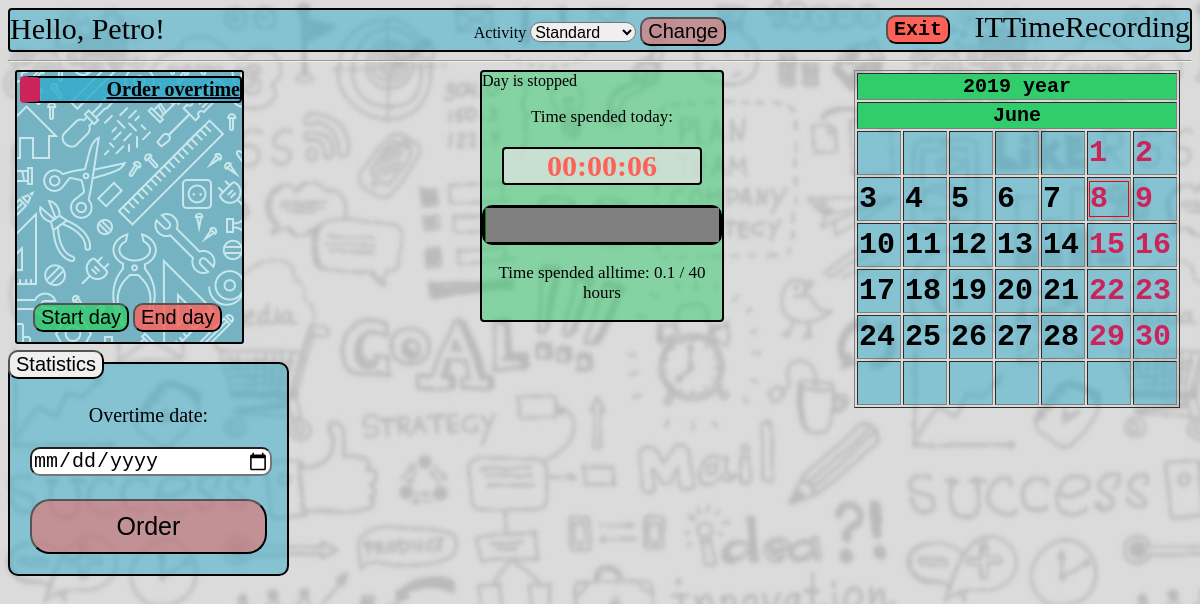
The app's page /dev/TakeOvertime (signed in) with its own data.
### rec/models.py (models this page shows, shortened)
class User(db.Model):
    __tablename__ = 'USER'
    login = db.Column('LOGIN', db.String(20), primary_key=True)
    password = db.Column('PASSWORD', db.String(20), nullable=False)
    salary = db.Column('SALARY', db.INTEGER)
    worktime = db.Column('WORKTIME', db.INTEGER)
    username = db.Column('USERNAME', db.String(50), nullable=False)
    role = db.Column('ROLE_NAME', db.String(15), nullable=False )

### rec/tools/Developer/views.py (the view, shortened to what this page needs)
@mod.route('/TakeOvertime', methods=['GET', 'POST'])
def TakeOvertime():
    if ('date' not in request.form):
        workdays = Workday.query.filter_by(date=datetime.date.today().toordinal())
        workdict = {}
        for workday in workdays:
            workdict[workday.user] = workday
        return render_template("tools/Developer/TakeOvertime.html",
                               user=g.user,
                               menu=menu,
                               date=datetime.date.today(),
                               cal=cal,
                               norms=session['normative'],
                               curtime=Workday.query.filter_by(id=session["workday_id"]).first().time + session['time'],
                               workdays=workdict
                               )

### rec/tools/Developer/views.py (called while the page is built, shortened)
@mod.before_request
def before_request():
    g.user = None
    if 'user_login' in session:
        g.user = User.query.get(session['user_login'])
        global cal
        day = Day(date, 1, 1, g.user.login)
        cal = Calendar.get_month(day, g.user.login)
    if g.user.role != "Developer":
        return redirect('/')
    global menu
    menu = []
    if g.user.role == 'Developer':
        g.user = Developer.query.get(session['user_login'])
        menu.append(['Order overtime', 'TakeOvertime'])
    session['now'] = time.monotonic()
    quant = session['time']
    session['time'] = session['now'] - session['start']
    workday = Workday.query.filter_by(date=date.toordinal(), user=g.user.login).first()
    if (workday.ended == 1):
        session['time'] = 0

### rec/templates/tools/Developer/TakeOvertime.html
{% include "homepage.html" %}
<div class="fields">
    {% from "macros.html" import render_field %}
    <form method="POST" action={{ url_for("Developer.TakeOvertime") }} class="form">
          <p>Overtime date:</p>
        <table>
            <input type="date" name="date">
            </table>
          <br><input type="submit" value="Order" class="button">
    </form>
</div>

### rec/templates/homepage.html (shortened to what this page needs)
<!DOCTYPE html>
{% extends "base.html" %}
{% block body %}
    {% set ended = workdays[user.login].ended %}
    <body link="black">
    <div class="hello">Hello, {{ user.username }}!</div>
    <div class="back"></div>
    <div class="menu">
    <ul>
    {% set role = user.role %}
    {% for item in menu %}
        <li>
            {% set url = role+"."+item[1] %}
            <a href = {{ url_for(url) }}>{{ item[0] }}</a>
        </li>
    {% endfor %}
    </ul>
    </div>
    <div class="progress_bar">
        {% if ended == 1 %}<img src="">Day is stopped{% endif %}
        <p> Time spended today: </p>
        {% if ended == 0 %}
            <p class="timer">{{ '%02d'|format((curtime/3600)|int) }}:{{ '%02d'|format((curtime%3600)/60|int) }}:{{ '%02d'|format((curtime%60)|int) }} </p>
        {% else %}
            <p class="stoppedtimer">{{ '%02d'|format((curtime/3600)|int) }}:{{ '%02d'|format((curtime%3600)/60|int) }}:{{ '%02d'|format((curtime%60)|int) }} </p>
        {% endif %}
        <progress max = {{ norms }} value = {{ (user.worktime/3660 + curtime/3660)|round(2) }}></progress>
        <p> Time spended alltime: {{ (user.worktime/3600 + curtime/3660)|round(1)}} / {{ norms | round }} hours</p>
    </div>
    <div class = 'dayman'>
        <form method="post">
        <table>
            <tr>
                <td>
                   <input class="startday" type="submit" value="Start day" formaction={{ url_for("rec.begin_day") }}>
                </td>
                <td>
                    {% if ended %}
                        <input class="endday" type="submit" value="End day" formaction={{ url_for("rec.home") }}>
                    {%else%}
                        <input class="endday" type="submit" value="End day" formaction={{ url_for("rec.end_day") }}>
                    {%endif%}
                </td>
            </tr>
        </table>
        </form>
    </div>
    {% include "calendar.html" %}
    <div class="activity">
        <form method="post">
            <label for="activity"> Activity </label>
            {% set activity = 'Standard' %}
                {% if user.login in workdays %}
                    {% set activity = workdays[user.login].activity %}
                {% endif %}
                <select name="activity" id="activity">
                    <option value="Standard" {% if activity == 'Standard' %} selected="selected" {% endif %}>Standard</option>
                </select>
            <input type="submit" name="activity" value="Change" formaction='{{ url_for('rec.activity') }}'>
        </form>
    </div>
    <form method="post">
    <input class="stats" type="submit" name="stats" value="Statistics" formaction='{{ url_for('rec.Stats') }}'>
    </form>
    <form method="post">
    <input class="exit" type="submit" name="exit" value="Exit" formaction='{{ url_for('rec.exit') }}'>
    </form>
</body>
{% endblock %}

### rec/templates/calendar.html (shortened to what this page needs)
<link rel="stylesheet" href="/static/css/main.css" />
<div class = "calendar">
<form method="post">
{% set months_names = {
        1: 'January', 2: 'February', 3: 'March', 4: 'April',
        5: 'May', 6: 'June', 7: 'July', 8: 'August',
        9: 'September', 10: 'October', 11: 'November', 12: 'December'
    } %}
    <table border="1">
        <tr>
            <th colspan="7">{{ date.year }} year</th>
        </tr>
        <tr>
            <th colspan="7">{{ months_names[date.month] }} </th>
        </tr>
        {% for week in cal %}
            <tr>
                {% for day in week %}
                    <td>
                    {% if  day.date == date.day %}
                        <div class="today">
                    {% endif %}
                    {% if day.form == "Vacancy" %}
                        <div class="vacancy">
                            <div class="date">{{ day.date }}</div>
                        </div>
                    {% endif %}
                    {% if day.form == "Work" %}
                        <div class="workday">
                            <div class="date">{{ day.date }}</div>
                        </div>
                    {% endif %}
                    {% if  day.date == date.day %}
                        </div>
                    {% endif %}
                    </td>
                {% endfor %}
            </tr>
        {% endfor %}
    </table>
</form>
</div>

### rec/static/css/main.css (style rules this page uses)
body { background-color: #57FFC6; #background: url("ERZHAN.gif"); background: url("work.jpg"); background-size: 900px 900px; font-family: Georgia, 'Times New Roman', Times, serif; }
.stats { position:absolute; top: 350px; }
.dayman { position:absolute; top: 300px; left: 30px; z-index: 1; }
.startday { background-color: rgba(49, 204, 107, 0.8); }
.endday { background-color: rgba(255, 97, 89, 0.8); }
input { border-radius: 10px; }
.back { background: url("tools.jpg"); position: absolute; top: 70px; left: 15px; width: 225px; height: 270px; border-radius: 3px; border: black solid 2px; }
.fields { background: rgba(49, 171, 204, 0.5); text-align: center; width: 20%; padding: 20px; font-size: 20px; border-radius: 10px; margin-top: 300px; border: black solid 2px; }
.fields input { width: 100%; }
.fields table { text-align: right; }
.activity { text-align: center; padding: 2px; position:absolute; top: 15px; right: 35%; left: 35%; }
.activity input { background-color: rgba(255, 97, 89, 0.5); border-radius: 10px; }
.activity select { margin: 0px; padding: 0px; height: 20px; font-size: 16px; border-radius: 10px; }
.button { background-color: rgba(255, 97, 89, 0.5); width: 50%; height: 55px; font-size: 25px; border-radius: 20px; }
.autorization td, input { font-size: 20px; }
.progress_bar { width: 20%; position:absolute; top: 70px; left: 40%; right: 40%; background-color: rgba(49, 204, 107, 0.5); border: black solid 2px; border-radius: 4px; }
.progress_bar .stoppedtimer { background-color: rgba(229,229,229,0.7); color: rgba(255, 97, 89, 1); font-weight: bolder; font-size: 30px; border: black solid 2px; border-radius: 4px; margin: 20px; }
.progress_bar progress { color: #31ABCC; width: 100%; height: 40px; border: black solid 3px; border-radius: 10px; }
.progress_bar p { color: black; text-align: center; font-size: 17px; }
.menu { position: absolute; top:60px; left: 10px; }
.menu ul { list-style-type: none; padding-left: 10px; color: black; }
.menu li { font-size: 20px; width: 200px; background-color: rgba(49, 171, 204, 0.8); text-align: right; border: black solid 2px; border-radius: 4px; border-left: #CC235A solid 20px; font-weight: bolder; }
.calendar { position: absolute; top: 70px; right: 20px; }
.calendar .vacancy { color: #CC235A; }
.calendar td { background-color: rgba(49, 171, 204, 0.5); font-size: 30px; width: 40px; height: 40px; font-family: monospace; font-weight: bold; }
.calendar th { background-color: #31CC6B; font-size: 20px; font-family: monospace; font-weight: bold; }
.calendar .today { border: solid 1px red; }
.exit { background-color: #ff6159; font-size: 20px; font-family: monospace; font-weight: bold; text-align: center; position: absolute; top: 15px; right: 250px; }
.hello { position: absolute; top: 12px; left: 10px; font-size: 30px; }

### records on screen
User: username "Petro", (user.worktime/3600+curtime/3660)|round(1) "0.1", date "1", date "2", date "3", date "4", date "5", date "6", date "7", date "8", date "9", date "10", date "11", date "12", date "13", date "14", date "15", date "16", date "17", date "18", date "19", date "20", date "21", date "22", date "23", date "24", date "25", date "26", date "27", date "28", date "29", date "30"

### other values on screen
{{ item[0] }} "Order overtime"
{{ '%02d'|format((curtime/3600)|int) }} "00"
{{ '%02d'|format((curtime%3600)/60|int) }} "00"
{{ '%02d'|format((curtime%60)|int) }} "06"
{{ norms | round }} "40"
{{ date.year }} "2019"
{{ months_names[date.month] }} "June"
